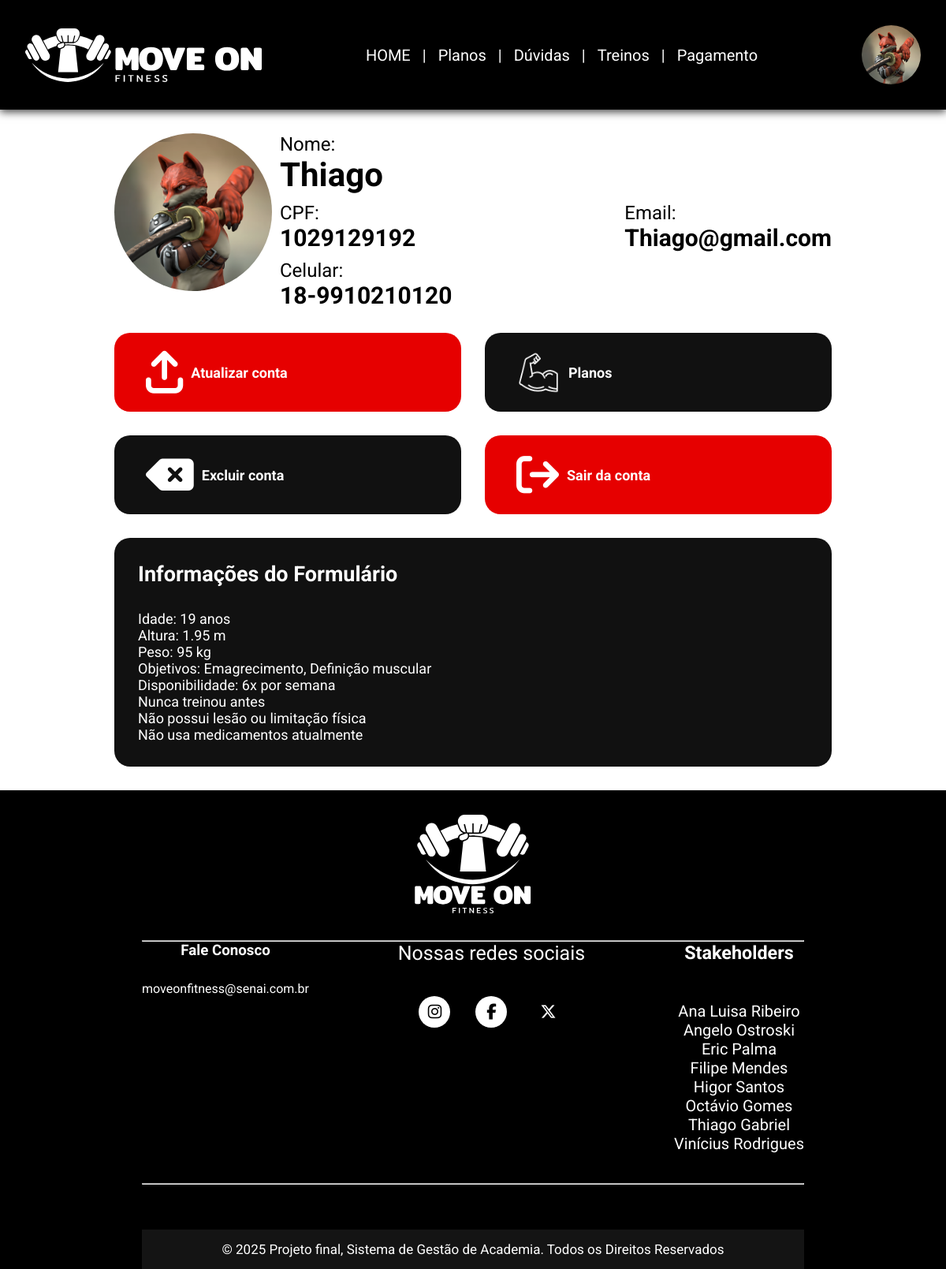
/View/UserView.php (signed in), run on an earlier commit of the app's database.
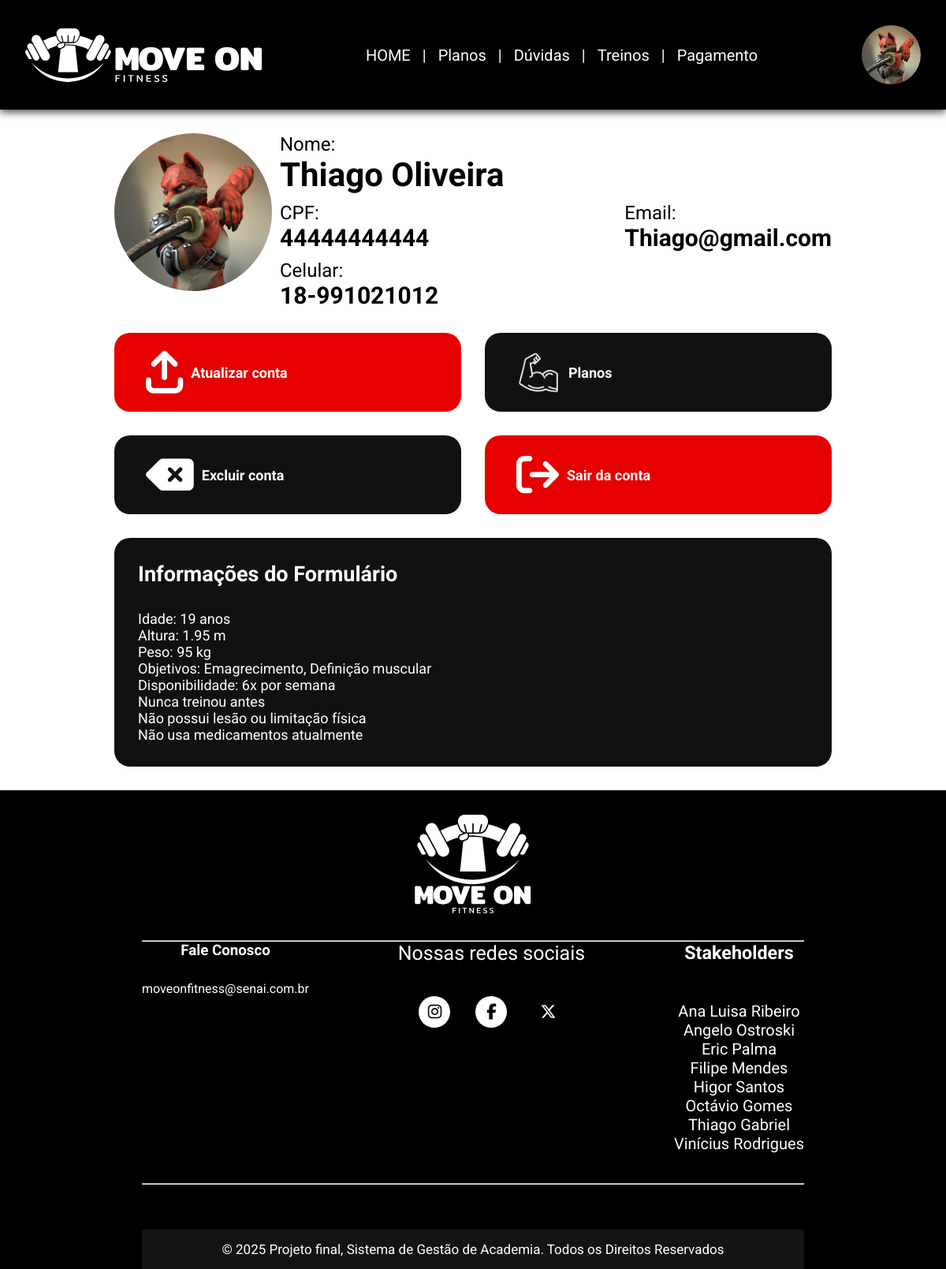
And on a later commit of the database.
### tables this page shows
CREATE TABLE `users` (
  `id` int(11) NOT NULL,
  `nome_completo` varchar(255) NOT NULL,
  `email` varchar(100) NOT NULL,
  `celular` varchar(20) DEFAULT NULL,
  `CPF` varchar(11) DEFAULT NULL,
  `password` varchar(255) NOT NULL,
  `created_at` timestamp NOT NULL DEFAULT current_timestamp(),
  `tipo_de_user` enum('trainer','cliente','admin') DEFAULT 'cliente',
  `nome_arquivo_fotoperfil` varchar(255) DEFAULT NULL,
  `body_fat` decimal(4,2) DEFAULT NULL COMMENT 'apenas clientes',
  `peso` decimal(5,2) DEFAULT NULL COMMENT 'apenas clientes',
  `ficha_id` int(11) DEFAULT NULL COMMENT 'apenas clientes',
  `anotacoes_trainer` text DEFAULT NULL COMMENT 'apenas clientes',
  `info_treinamento` text DEFAULT NULL COMMENT 'apenas clientes',
  `trainer_id` int(11) DEFAULT NULL COMMENT 'apenas clientes',
  `mensalidade_id` int(11) DEFAULT NULL COMMENT 'apenas clientes',
  `plano_id` int(11) DEFAULT NULL COMMENT 'apenas clientes',
  `salario` decimal(8,2) DEFAULT NULL COMMENT 'apenas trainers',
  `endereco` varchar(255) DEFAULT NULL COMMENT 'apenas trainers',
  `CREF` int(11) DEFAULT NULL COMMENT 'apenas trainers'
);

### Controller/UserController.php (called while the page is built, shortened)
<?php
require_once __DIR__.'/../Model/UserModel.php';
class UserController {
    private $UserModel;
    function __construct($pdo) {
        $this->UserModel = new UserModel($pdo);
    }
    public function findById($id) {
        return $this->UserModel->findById($id);
    }
    public function getFotoPerfil($nome_arquivo_fotoperfil, $DIR_view){
        return $nome_arquivo_fotoperfil;
    }
}

### Model/UserModel.php (called while the page is built, shortened)
<?php
class UserModel
{
    private $pdo;
    function __construct($pdo)
    {
        $this->pdo = $pdo;
    }
    public function findById($id)
    {
        $sql = "SELECT * FROM users WHERE id = ?";
        $stmt = $this->pdo->prepare($sql);
        $stmt->execute([$id]);
        return $stmt->fetch(PDO::FETCH_ASSOC);
    }
}

### View/UserView.php (the view, shortened to what this page needs)
<?php
include_once '../Controller/UserController.php';
include_once '../Config.php';
$Controller = new UserController($pdo);
$user_id = $_SESSION['user_id'];
$user = $Controller->findById($user_id);
$nome_completo = $user['nome_completo'];
$nome_arquivo_fotoperfil = $Controller->getFotoPerfil($user['nome_arquivo_fotoperfil'], __DIR__);
$cellddd = str_contains($user['celular'], '9')+1;
$cell = substr($user['celular'],0,$cellddd) . "-" . substr($user['celular'],$cellddd,100);
?>
<!DOCTYPE html>
<html lang="pt-BR">
<head>
    <link rel="stylesheet" href="css/style.css">
    <link rel="stylesheet" href="css/basics.css">
    <link rel="stylesheet" type="text/css" href="font-awesome/css/all.min.css" />
    <link rel="stylesheet" href="https://cdnjs.cloudflare.com/ajax/libs/font-awesome/6.7.2/css/all.min.css" />
</head>
<body>
    <?php include __DIR__ . "/header.php"; ?>
        <section class="user-sect flex-column gap30">
            <div class="flex-row gap10 flex-row wrap-at flex-wrap-at-760 justify-center">
                <form class="pfp user-view" method="POST" action="../user-actions/process_edit_pfp.php" enctype="multipart/form-data">
                </form>
                <div class="grow-100">
                    <div class="height-100po info-text flex-column gap10">
                        <div>
                            <p>Nome:</p>
                            <h3><?=$nome_completo?></h3>
                        </div>
                        <div class="flex-row justify-between gap30 info-text-small">
                            <?php if($user['CPF'] != null OR $user['CPF'] != ''):?>
                                <div>
                                    <p>CPF:</p>
                                    <h3><?=$user['CPF']?></h3>
                                </div>
                            <?php endif;?>
                            <div>
                                <p>Email:</p>
                                <h3><?=$user['email']?></h3>
                            </div>
                        </div>
                        <div class="flex-row justify-between gap30 info-text-small">
                            <?php if($user['celular'] != null OR $user['celular'] != ''):?>
                                <div>
                                    <p>Celular:</p>
                                    <h3><?=$cell?></h3>
                                </div>
                            <?php endif;?>
                        </div>
                    </div>
                </div>
            </div>
            <div class="flex-column">
                <div class="flex-row wrap">
                    <a class="dia segunda user-view" href="UpdateAccount.php">
                        <i class="fa-solid fa-arrow-up-from-bracket"></i><p>Atualizar conta</p>
                    </a>
                    <a class="dia terca user-view" href="plans.php">
                        <img src="IMG/biceps.png" alt=""><p>Planos</p>
                    </a>
                </div>
                <div class="flex-row wrap">
                    <a class="dia quinta user-view" href="DeleteAccount.php">
                        <i class="fa-solid fa-delete-left"></i><p>Excluir conta</p>
                    </a>
                    <a class="dia sexta user-view" href="LeaveAccount.php">
                        <i class="fa-solid fa-arrow-right-from-bracket"></i><p>Sair da conta</p>
                    </a>
                </div>
                <div class="width-100po flex-row">
                <?php if($user['info_treinamento'] != NULL):?>
                    <div class="dia sabado nohover grow-100 flex-column height-unset padding30 align-start">
                        <h1 class="width-100po">Informações do Formulário</h1>
                        <p class="textalign-left weight-low">
                            <?=$user['info_treinamento'];?>
                        </p>
                    </div>
                <?php endif;?>
                </div>
            </div>
        </section>
    <?php include __DIR__ . "/footer.php"; ?>
</body>
</html>

### View/header.php (shortened to what this page needs)
<header>
        <nav class="nav-bar">
            <a class="logo" href="landing.php">
            </a>
            <div class="nav-list">
                <ul>
                    <li class="nav-item"> <a href="landing.php" class="nav-link">HOME</a></li>
                    <li>
                        <p>|</p>
                    </li>
                    <li class="nav-item"> <a href="plans.php" class="nav-link">Planos</a></li>
                    <li>
                        <p>|</p>
                    </li>
                    <li class="nav-item"> <a href="" class="nav-link">Dúvidas</a></li>
                    <li>
                        <p>|</p>
                    </li>
                    <li class="nav-item"> <a href="" class="nav-link">Treinos</a></li>
                    <li>
                        <p>|</p>
                    </li>
                    <li class="nav-item"> <a href="Pagamento.php" class="nav-link">Pagamento</a></li>
                </ul>
            </div>
            <div class="pfp-hamb">
                <?php if(!isset($_SESSION['user_id'])):?>
                    <div class="landing-button">
                        <button class="login-button"><a href="LoginAccount.php"> Log in</a></button>
                        <button class="sign-button"><a href="CreateAccount.php"> Sign up</a></button>
                    </div>
                <?php else:?>
                    <?php if(isset($nome_arquivo_fotoperfil)):?>
                        <a class="pfp mini" href="UserView.php">
                            <img src="IMG/pfps/<?=$nome_arquivo_fotoperfil?>">
                        </a>
                    <?php else:?>
                        <a class="pfp mini" href="UserView.php">
                            <img src="IMG/PFPpadrao.png">
                        </a>
                    <?php endif;?>
                <?php endif;?>
            </div>
        </nav>
    </header>

### View/footer.php
<footer>
    <div class="footer-sect">
        <div class="logofoot">
            <div class="logo square" style="width:150px; height:150px; margin: auto;">
            </div>
        </div>
        <hr>
        <div class="containerinfo">
            <div class="footer-content">
                <div class="footer-cont">
                    <h3>Fale Conosco</h3>
                    <p class="email">moveonfitness@senai.com.br</p>
                </div>
                <div class="footer-contacts">
                    <h3>Nossas redes sociais</h3>
                    <div class="footer-social-media">
                        <a href="" class="footer-link" id="instagram"><i class="fa-brands fa-instagram"></i></a>
                        <a href="" class="footer-link" id="facebook"><i class="fa-brands fa-facebook-f"></i></a>
                        <a href="" class="footer-link" id="twitter"><i class="fa-brands fa-x-twitter"></i></a>
                    </div>
                </div>
                <ul class="footer-list">
                    <div class="seplist">
                        <li>
                            <h3>Stakeholders</h3>
                        </li><br><br>
                        <li>Ana Luisa Ribeiro</li>
                        <li>Angelo Ostroski</li>
                        <li>Eric Palma</li>
                        <li>Filipe Mendes</li>
                        <li>Higor Santos </li>
                        <li>Octávio Gomes</li>
                        <li>Thiago Gabriel</li>
                        <li>Vinícius Rodrigues</li>
                    </div>
                </ul>
            </div>
<br><br>
            <hr>
        </div><br><br><br>
        <div class="footer-copyright">
            <p>&#169 2025 Projeto final, Sistema de Gestão de Academia.
                Todos os Direitos Reservados</p>
        </div>
    </div>
    </footer>

### View/css/style.css (style rules this page uses)
* { padding: 0; margin: 0; font-family: 'Roboto'; }
body { background-color: rgb(255, 255, 255); font-family: 'Roboto'; }
header { background-color: black; box-shadow: 0px 3px 10px #464646; }
.nav-bar { display: flex; justify-content: space-between; padding: 2rem; align-items: center; }
.logo { display: flex; align-items: center; mask-image: url('../IMG/Move-On-Logo-vert.svg'); mask-size: contain; mask-position: center; mask-repeat: no-repeat; height: 75px; max-width: 50vw; aspect-ratio: 4/1; background-color: white; }
.logo.square { mask-image: url('../IMG/Move-On-Logo-square.svg'); aspect-ratio: 1/1; width: 75px; }
.nav-list { display: flex; align-items: center; }
.nav-list ul { display: flex; justify-content: center; list-style: none; }
.nav-item { margin: 0 15px; }
.nav-link { text-decoration: none; font-size: 20px; color: white; }
li p { font-size: 20px; color: white; }
.pfp-hamb { display: flex; gap:1rem; align-items: center; }
footer { background-color: #000000; color: #ffffff; }
.logofoot { text-align: center; padding: 20px; }
footer hr { margin: 0 auto; background-color: white; }
.containerinfo { width: 100%; color: #ffffff; }
.footer-sect { width: 70%; margin:auto }
.footer-content { display: flex; gap: 1rem; justify-content: space-between; text-align: center; }
.footer-contacts h3 { margin-bottom: 0.75rem; font-size: 20px; font-size: 20px; }
.footer-contacts h3 { font-size: 25px; font-weight: 400; }
.footer-social-media { display: flex; gap: 2rem; justify-content: center; }
.footer-social-media .footer-link { height: 2.5rem; width: 2.5rem; color: #000000; border-radius: 50%; display: flex; align-items: center; justify-content: center; font-size: 20px; transition: all 0.4s; margin-top: 28px; font-size: 20px; }
.email { margin-top: 28px; }
#instagram { background-color: #ffffff; font-size: 20px; }
#facebook { background-color: #ffffff; font-size: 20px; }
#twitter { background-color: #000000; color: #ffffff; font-size: 20px; }
.footer-link { text-decoration: none; }
.footer-list { display: flex; flex-direction: column; gap: 0.75rem; list-style: none; font-size: 20px; }
.footer-copyright { background-color: #141414; text-align: center; font-size: 17px; padding: 15px; }
.dia { width: 180px; height: 180px; display: flex; flex-direction: column; justify-content: center; align-items: center; border-radius: 20px; color: #fff; font-size: 18px; font-weight: bold; cursor: pointer; transition: transform 0.2s; }
.dia img { width: 50%; }
.segunda, .quarta, .sexta { background: #e60000; }
.terca, .quinta, .sabado, .domingo { background: #111; }
.pfp { width: 200px; max-width: 50vw; aspect-ratio: 1/1; overflow: hidden; display: flex; justify-content: center; border-radius: 100%; }
.pfp.user-view { width: 200px; height: 200px; }
.mini.pfp { width: 75px; }
.pfp img { width: auto; height: 100%; min-width: 100%; }
section.user-sect { max-width: 910px; display: flex; margin: auto; padding: 30px 10px; }
.info-text { font-size: 1.5em; }
.info-text h3 { font-size: 1.75em; }
.info-text-small { font-size: 1em !important; }
.info-text-small h3 { font-size: 1.25em !important; }
.dia.user-view { height: 100px; flex-grow: 1; min-width: 260px; display: flex; flex-direction: row; gap: 10px; padding:0 40px; justify-content: start; text-decoration: none; }
.dia.user-view i { font-size: 3em; }
.dia.user-view img { width: 56px; height: 56px; }
p.weight-low { font-weight: 400; }

### View/css/basics.css (style rules this page uses)
.flex-row { display: flex; gap:inherit; }
.flex-column { display: flex; flex-direction: column; gap:inherit; }
.wrap { flex-wrap: wrap; }
.gap10 { gap:10px; }
.gap30 { gap:30px; }
.padding30 { padding:30px; }
.align-start { align-items: start; }
.justify-center { justify-content: center; }
.justify-between { justify-content: space-between; }
.textalign-left { text-align: left; }
.height-100po { min-height: 100%; }
.height-unset { height: unset; }
.width-100po { width: 100%; }
.grow-100 { flex-grow: 1; }

What changed in the data, as far as the page shows it:
changed users "Thiago@gmail.com": nome_completo "Thiago" → "Thiago Oliveira"; CPF "1029129192" → "44444444444"; celular "18-9910210120" → "18-991021012"
